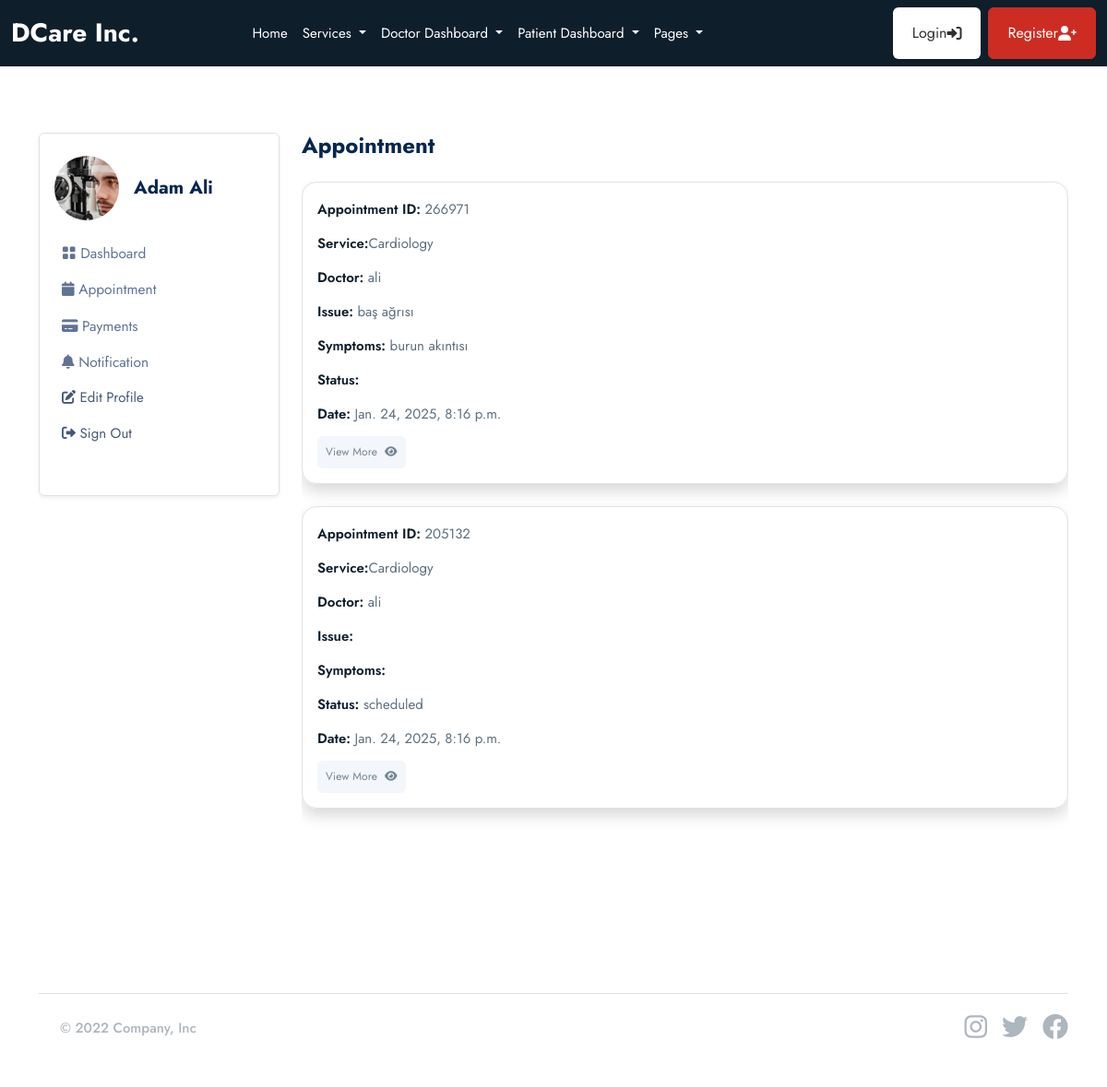
/patient/appointments (signed in), run on an earlier commit of the app's database.
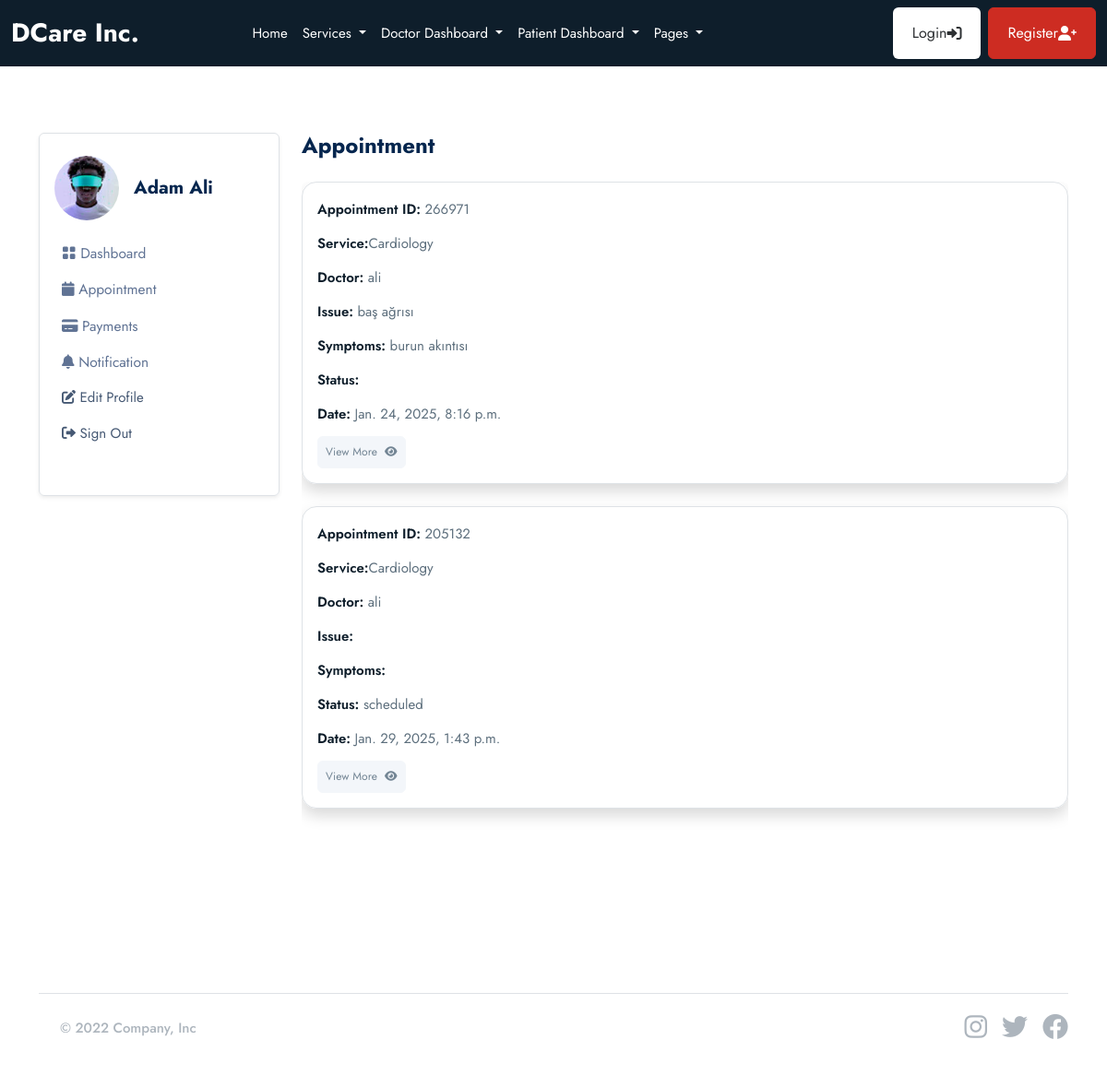
And on a later commit of the database.
### userauths/models.py (models this page shows, shortened)
class User(AbstractUser):
    email = models.EmailField(unique=True)
    username = models.CharField(max_length=100, null=True, blank=True)
    user_type =models.CharField(max_length=50, choices=USER_TYPE, null=True, blank=True, default=None)
    USERNAME_FIELD = "email"
    REQUIRED_FIELDS = ["username"]

### patient/models.py (models this page shows, shortened)
class Patient(models.Model):
    user = models.OneToOneField(userauths_models.User, on_delete=models.CASCADE)
    image = models.FileField(upload_to="images", null=True, blank=True)
    full_name = models.CharField(max_length=100, null=True, blank=True)
    email = models.CharField(max_length=100, null=True, blank=True)
    mobile = models.CharField(max_length=100, null=True, blank=True)
    adress = models.CharField(max_length=100, null=True, blank=True)
    gender = models.CharField(max_length=100, null=True, blank=True)
    dob = models.DateTimeField(default=timezone.now, null=True, blank=True)
    blood_group = models.CharField(max_length=100, null=True, blank=True)

### base/models.py (models this page shows, shortened)
class Appointment(models.Model):
    STATUS = [
        ("scheduled","scheduled"),
        ("completed","completed"),
        ("pending","pending"),
        ("cancelled","cancelled"),
    ]
    service = models.ForeignKey(Service, on_delete= models.SET_NULL, null=True, blank=True,related_name="service_appointments")
    doctor = models.ForeignKey(doctor_models.Doctor,on_delete= models.SET_NULL, null=True, blank=True,related_name="doctor_appointments" )
    patient = models.ForeignKey(patient_models.Patient,on_delete= models.SET_NULL, null=True, blank=True,related_name="appointments_patient" )
    appointment_date = models.DateTimeField(null=True, blank=True)
    issues = models.TextField(blank=True,null=True)
    symptoms = models.TextField(blank=True,null=True)
    appointment_id =ShortUUIDField(length=6, max_length=8, alphabet="1234567890")
    status = models.CharField(max_length=120, choices=STATUS)

class Service(models.Model):
    image = models.FileField(upload_to="images", null=True, blank=True)
    name= models.CharField(max_length=100)
    desciription= models.TextField(blank=True, null=True)
    cost = models.DecimalField(max_digits=10, decimal_places=2)
    available_doctors= models.ManyToManyField(doctor_models.Doctor, blank=True)

### doctor/models.py (models this page shows, shortened)
class Doctor(models.Model):
    user = models.OneToOneField(userauths_models.User, on_delete=models.CASCADE)
    image = models.FileField(upload_to="images", null=True, blank=True)
    full_name = models.CharField(max_length=100, null=True, blank=True)
    mobile = models.CharField(max_length=100, null=True, blank=True)
    country = models.CharField(max_length=100, null=True, blank=True)
    bio = models.CharField(max_length=100, null=True, blank=True)
    specialization = models.CharField(max_length=100, null=True, blank=True)
    qualifications = models.CharField(max_length=100, null=True, blank=True)
    years_of_experience = models.CharField(max_length=100, null=True, blank=True)
    next_available_appointment_date = models.DateTimeField(default=timezone.now, null=True, blank=True)

### patient/views.py (the view)
# urls.py: path("appointments", views.appointments, name="appointments"),
@login_required
def appointments(request):
    patient = patient_models.Patient.objects.get(user=request.user)
    appointments = base_models.Appointment.objects.filter(patient=patient)
    context = {
        "appointments": appointments,
    }
    return render( request, "patient/appointments.html", context)

### templates/patient/appointments.html
{% extends "partials/base.html"%} {% block content %}
<section class="pt-5 pb-5">
  <div class="container">
    <div class="row mt-0 mt-md-4">
     {% include 'patient/sidebar.html'%}
      <div class="col-lg-9 col-md-8 col-12">
        <h4 class="mb-0 mb-4 fw-bold">Appointment</h4>
        <div class="card mb-4">
          {% for a in appointments %}
          <div class="shadow border p-3 mb-4 rounded-4">
            <a href="{% url "patient:appointment_detail" a.appointment_id%}">
              <p>
                <span class="fw-semibold text-dark">Appointment ID:</span>
                {{a.appointment_id}}
              </p>
              <p>
                <span class="fw-semibold text-dark">Service:</span
                >{{a.service.name}}
              </p>
              <p>
                <span class="fw-semibold text-dark">Doctor:</span>
                {{a.doctor.full_name}}
              </p>
              <p>
                <span class="fw-semibold text-dark">Issue:</span> {{a.issues}}
              </p>
              <p>
                <span class="fw-semibold text-dark">Symptoms:</span>
                {{a.symptoms}}
              </p>
              <p>
                <span class="fw-semibold text-dark">Status:</span> {{a.status}}
              </p>
              <p>
                <span class="fw-semibold text-dark">Date:</span>
                {{a.appointment_date}}
              </p>
              <button class="btn btn-secondary btn-sm">
                View More <i class="fas fa-eye ms-2"></i>
              </button>
            </a>
          </div>
          {% endfor%}
        </div>
      </div>
    </div>
  </div>
</section>
{% endblock content %}

### templates/patient/sidebar.html (shortened to what this page needs)
<div class="col-lg-3 col-md-4 col-12">
  <nav
    class="navbar navbar-expand-md shadow-sm mb-4 mb-lg-0 sidenav border rounded"
  >
    <div class="collapse navbar-collapse p-3" id="sidenav">
      <div class="navbar-nav flex-column">
        <div class="d-flex align-items-center mb-3">
          {% if request.user.patient.image %}
          <img
            src="{{request.user.patient.image.url}}"
            alt="avatar"
            class="rounded-circle avatar-xl"
            style="width: 70px; height: 70px; object-fit: cover"
          />
          {% endif %}
          <div class="ms-3">
            <h5 class="mb-0 fw-bold">{{request.user.patient.full_name}}</h5>
          </div>
        </div>
        <ul class="list-unstyled ms-n2 mb-4">
          <li class="nav-item">
            <a
              class="dropdown-item nav-link"
              href="{% url 'patient:dashboard'%}"
              ><i class="bi bi-grid-fill"></i> Dashboard</a
            >
          </li>
          <li class="nav-item">
            <a
              class="dropdown-item nav-link"
              href="{% url 'patient:appointments'%}"
              ><i class="fas fa-calendar"></i> Appointment</a
            >
          </li>
          <li class="nav-item">
            <a class="dropdown-item nav-link" href="{% url 'patient:payments'%}"
              ><i class="fas fa-credit-card"></i> Payments</a
            >
          </li>
          <li class="nav-item">
            <a
              class="dropdown-item nav-link"
              href="{% url 'patient:notifications'%}"
              ><i class="fas fa-bell"></i> Notification</a
            >
          </li>
          <li class="nav-item">
            <a class="nav-link" href="{% url 'patient:profile'%}">
              <i class="fas fa-edit"></i> Edit Profile
            </a>
          </li>
          <li class="nav-item">
            <a class="nav-link" href=".{% url 'userauths:sign-out'%}">
              <i class="fas fa-sign-out-alt"></i> Sign Out
            </a>
          </li>
        </ul>
      </div>
    </div>
  </nav>
</div>

What changed in the data, as far as the page shows it:
changed through a linked row, User "Adam Ali": user.patient.image: a different picture
changed Appointment "scheduled": appointment_date "Jan. 24, 2025, 8:16 p.m." → "Jan. 29, 2025, 1:43 p.m."
